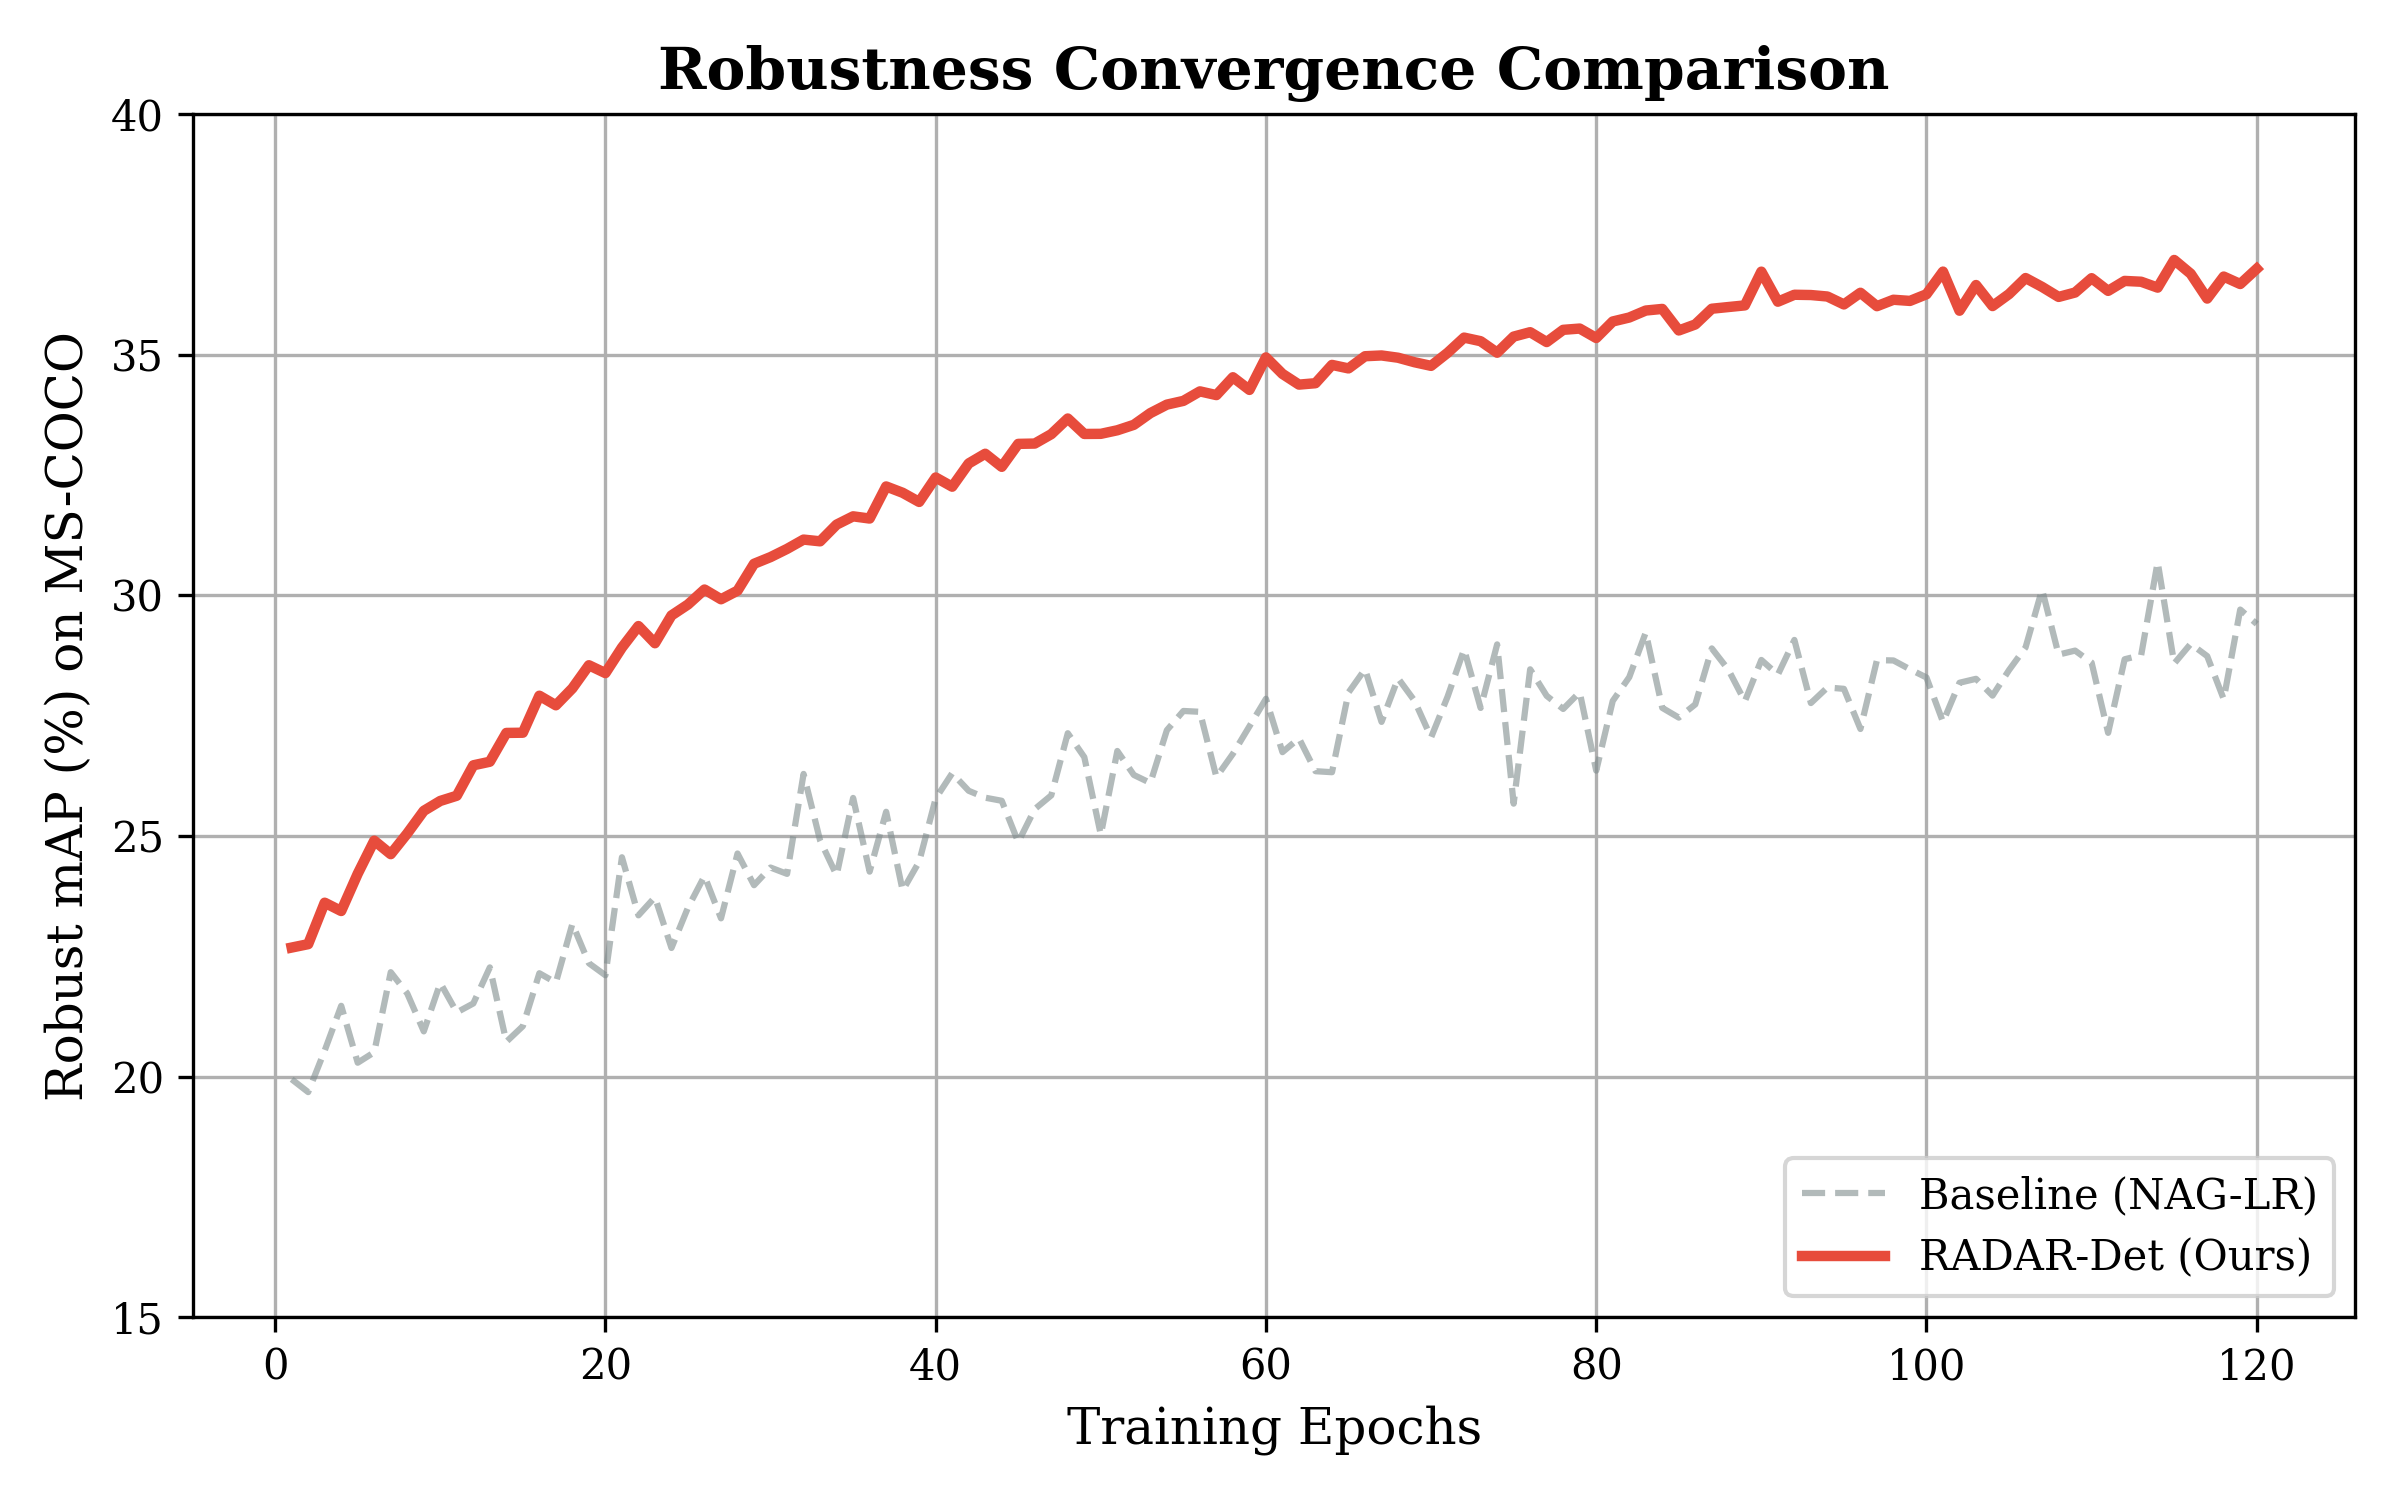

This chart was generated by the following Python code:
import matplotlib.pyplot as plt
import numpy as np

# 设置学术风格
plt.rcParams['font.family'] = 'serif'
plt.rcParams['axes.grid'] = True

epochs = np.arange(1, 121)
# 模拟基准方法的波动 (NAG-LR)
np.random.seed(42)
baseline_map = 29.3 - 10 * np.exp(-epochs/40) + np.random.normal(0, 0.8, 120)
# 模拟 RADAR-Det 的平滑和高精度 (NAG-SVR + RAS)
radar_map = 37.1 - 15 * np.exp(-epochs/35) + np.random.normal(0, 0.2, 120)

plt.figure(figsize=(8, 5), dpi=300)
plt.plot(epochs, baseline_map, label='Baseline (NAG-LR)', color='#7f8c8d', alpha=0.6, linewidth=1.5, linestyle='--')
plt.plot(epochs, radar_map, label='RADAR-Det (Ours)', color='#e74c3c', linewidth=2.5)

plt.xlabel('Training Epochs', fontsize=12)
plt.ylabel('Robust mAP (%) on MS-COCO', fontsize=12)
plt.title('Robustness Convergence Comparison', fontsize=14, fontweight='bold')
plt.legend(loc='lower right', frameon=True)
plt.ylim(15, 40)
plt.tight_layout()
plt.savefig('convergence_comparison.png')
plt.show()
